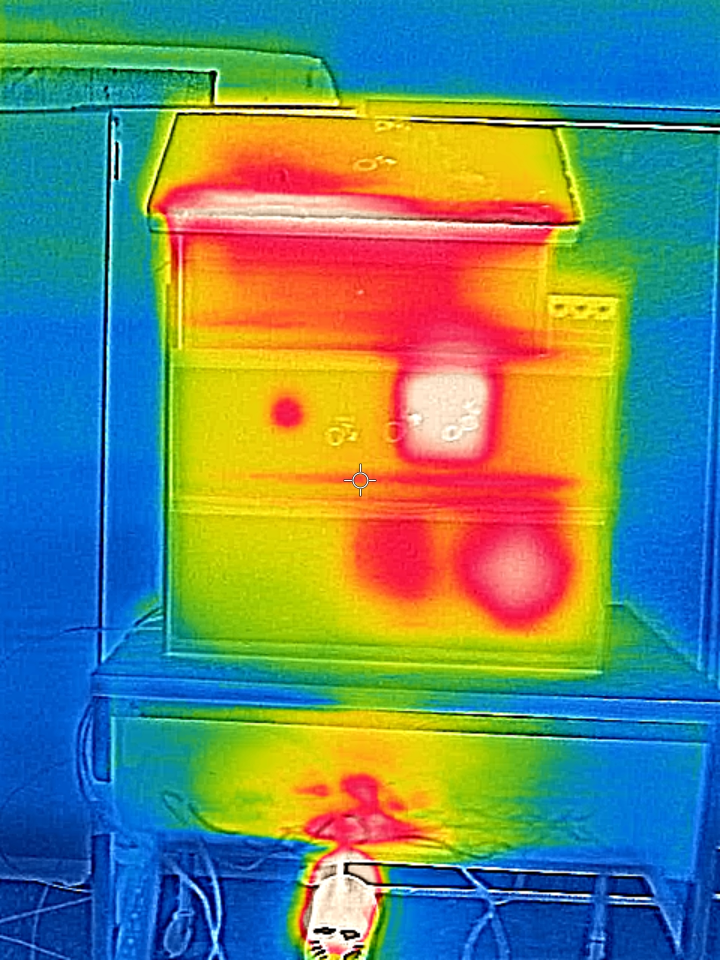
#> input picture TASK_3/Image2.jpg, 1440 x 1920 px, found by its file name (shown at 1/2 size)
$ python test2.py
#> lines starting #> are read from the running program, lines starting #| are printed output that depends on the picture
import cv2
from cv2 import drawContours
import numpy as np
from draw_contours import getContours
import matplotlib.pyplot as plt

src_img = cv2.imread("TASK_3/Image2.jpg")
#> src_img is the input picture: shape (1920, 1440, 3); mean B, G, R 114.1, 135.3, 106

correct_gray = cv2.cvtColor(src_img, cv2.COLOR_BGR2LUV)
#> correct_gray: shape (1920, 1440, 3); mean of channels 0, 1, 2 148.8, 101.3, 135.8
imgContoor = correct_gray.copy()
array_img = np.asarray(correct_gray)
v = array_img[:,:,2]
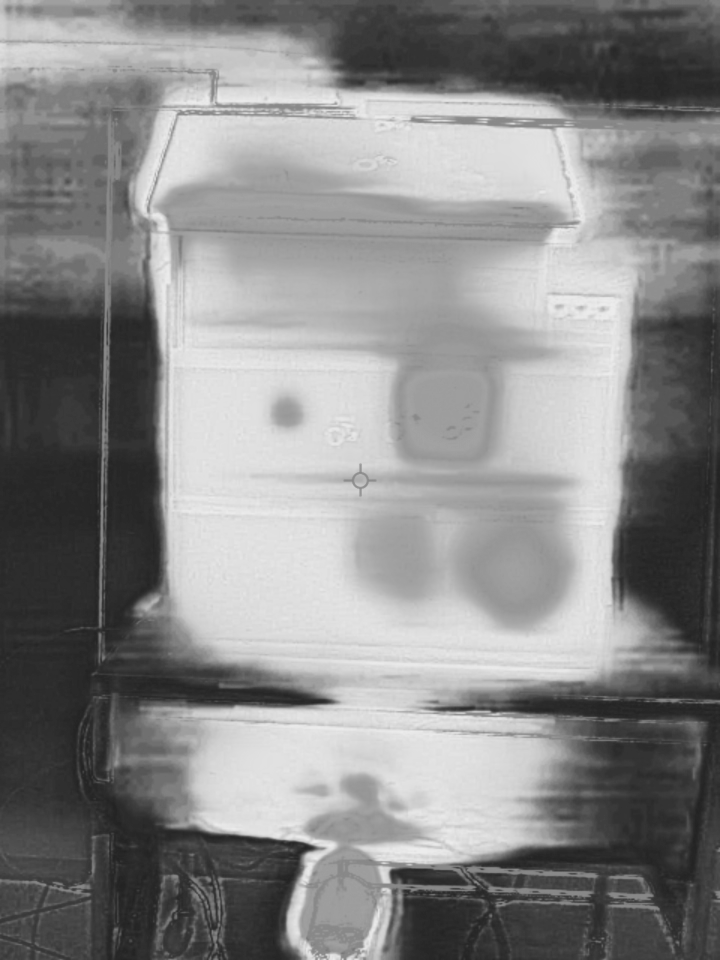
#> v: shape (1920, 1440) (shown at 1/2 size); min 32, max 237, mean 135.8
# [10 lines of commented-out code are left out]

plt.figure()
plt.imshow(v)
plt.title("1")

# [19 lines of commented-out code are left out]
plt.show()

cv2.waitKey()
cv2.destroyAllWindows()

$ run again, with TASK_3/Image1.jpg copied over TASK_3/Image2.jpg
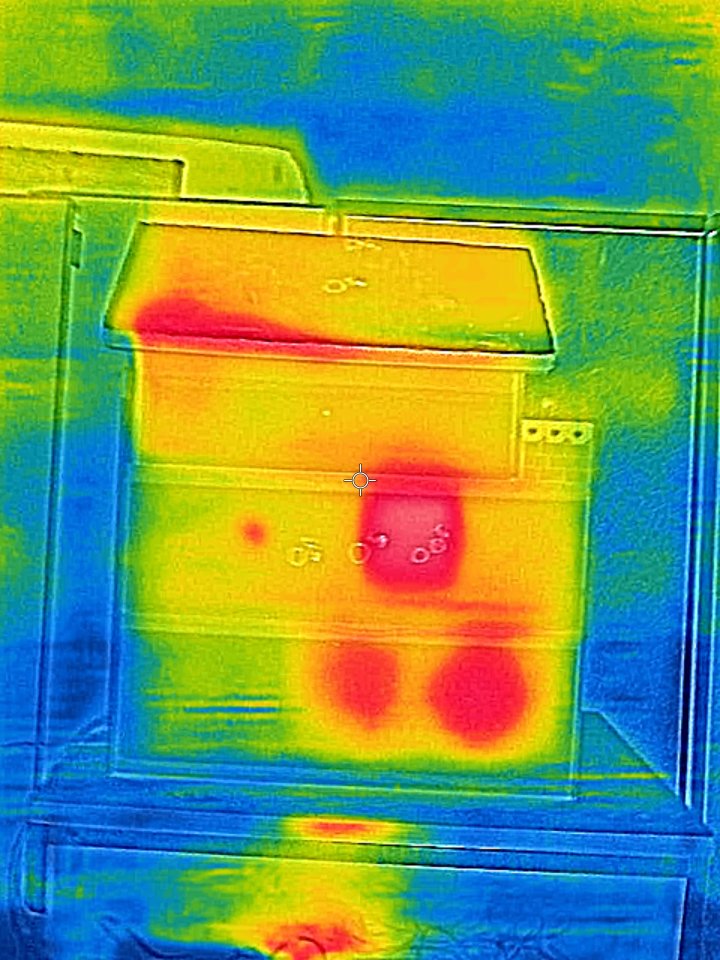
#> input picture TASK_3/Image1.jpg, 1440 x 1920 px, found by its file name (shown at 1/2 size)
#> src_img is the input picture: shape (1920, 1440, 3); mean B, G, R 92.1, 152.9, 109.7
#> correct_gray: shape (1920, 1440, 3); mean of channels 0, 1, 2 158.8, 93.9, 155.5
#> `v = array_img[:,:,2]`:
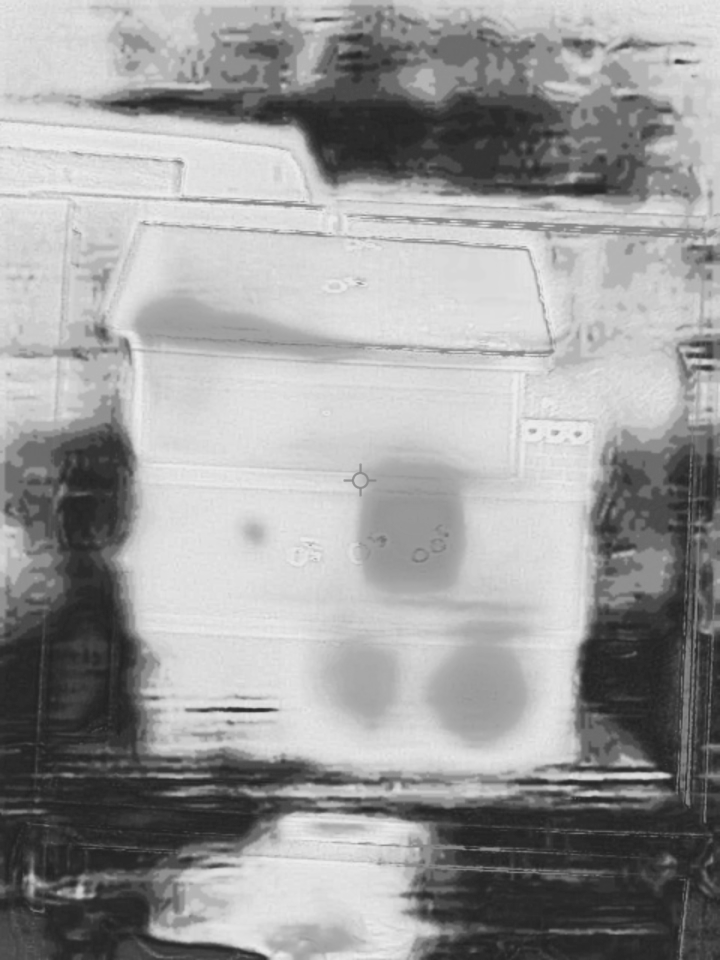
#> v: shape (1920, 1440) (shown at 1/2 size); min 32, max 237, mean 155.5
